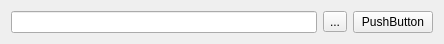
<?xml version="1.0" encoding="UTF-8"?>
<ui version="4.0">
 <class>QuickSearchWidget</class>
 <widget class="QWidget" name="QuickSearchWidget">
  <property name="geometry">
   <rect>
    <x>0</x>
    <y>0</y>
    <width>444</width>
    <height>38</height>
   </rect>
  </property>
  <property name="windowTitle">
   <string>QuickSearchWidget</string>
  </property>
  <layout class="QHBoxLayout" name="horizontalLayout">
   <item>
    <widget class="QLineEdit" name="lineEdit"/>
   </item>
   <item>
    <widget class="QToolButton" name="toolButton">
     <property name="text">
      <string>...</string>
     </property>
    </widget>
   </item>
   <item>
    <widget class="QPushButton" name="pushButton">
     <property name="text">
      <string>PushButton</string>
     </property>
    </widget>
   </item>
  </layout>
  <action name="actionOlolo">
   <property name="text">
    <string>ololo</string>
   </property>
  </action>
 </widget>
 <layoutdefault spacing="6" margin="11"/>
 <resources/>
 <connections/>
</ui>
